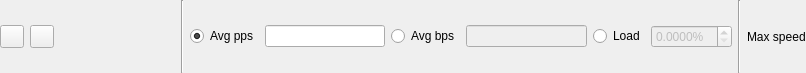
<?xml version="1.0" encoding="UTF-8"?>
<ui version="4.0">
 <class>PortWidget</class>
 <widget class="QWidget" name="PortWidget">
  <property name="geometry">
   <rect>
    <x>0</x>
    <y>0</y>
    <width>806</width>
    <height>73</height>
   </rect>
  </property>
  <property name="windowTitle">
   <string>Form</string>
  </property>
  <layout class="QVBoxLayout" name="verticalLayout">
   <property name="leftMargin">
    <number>0</number>
   </property>
   <property name="topMargin">
    <number>0</number>
   </property>
   <property name="rightMargin">
    <number>0</number>
   </property>
   <property name="bottomMargin">
    <number>0</number>
   </property>
   <item>
    <layout class="QHBoxLayout">
     <item>
      <widget class="QToolButton" name="startTx">
       <property name="toolTip">
        <string>Start Transmit</string>
       </property>
       <property name="statusTip">
        <string>Start transmit on selected port</string>
       </property>
       <property name="text">
        <string/>
       </property>
       <property name="icon">
        <iconset resource="ostinato.qrc">
         <normaloff>:/icons/control_play.png</normaloff>:/icons/control_play.png</iconset>
       </property>
      </widget>
     </item>
     <item>
      <widget class="QToolButton" name="stopTx">
       <property name="toolTip">
        <string>Stop Transmit</string>
       </property>
       <property name="statusTip">
        <string>Stop transmit on selected port</string>
       </property>
       <property name="text">
        <string/>
       </property>
       <property name="icon">
        <iconset resource="ostinato.qrc">
         <normaloff>:/icons/control_stop.png</normaloff>:/icons/control_stop.png</iconset>
       </property>
      </widget>
     </item>
     <item>
      <spacer>
       <property name="orientation">
        <enum>Qt::Horizontal</enum>
       </property>
       <property name="sizeHint" stdset="0">
        <size>
         <width>40</width>
         <height>20</height>
        </size>
       </property>
      </spacer>
     </item>
     <item>
      <widget class="Line" name="rateSep">
       <property name="orientation">
        <enum>Qt::Vertical</enum>
       </property>
      </widget>
     </item>
     <item>
      <widget class="QRadioButton" name="radioButton">
       <property name="text">
        <string>Avg pps</string>
       </property>
       <property name="checked">
        <bool>true</bool>
       </property>
      </widget>
     </item>
     <item>
      <widget class="QLineEdit" name="averagePacketsPerSec"/>
     </item>
     <item>
      <widget class="QRadioButton" name="radioButton_2">
       <property name="text">
        <string>Avg bps</string>
       </property>
      </widget>
     </item>
     <item>
      <widget class="QLineEdit" name="averageBitsPerSec">
       <property name="enabled">
        <bool>false</bool>
       </property>
      </widget>
     </item>
     <item>
      <widget class="QRadioButton" name="rbLoad">
       <property name="text">
        <string>Load</string>
       </property>
      </widget>
     </item>
     <item>
      <widget class="QDoubleSpinBox" name="averageLoadPercent">
       <property name="enabled">
        <bool>false</bool>
       </property>
       <property name="suffix">
        <string>%</string>
       </property>
       <property name="decimals">
        <number>4</number>
       </property>
      </widget>
     </item>
     <item>
      <widget class="Line" name="speedSep">
       <property name="orientation">
        <enum>Qt::Vertical</enum>
       </property>
      </widget>
     </item>
     <item>
      <widget class="QLabel" name="portSpeed">
       <property name="toolTip">
        <string>Port Speed</string>
       </property>
       <property name="statusTip">
        <string/>
       </property>
       <property name="text">
        <string>Max speed</string>
       </property>
      </widget>
     </item>
    </layout>
   </item>
  </layout>
 </widget>
 <resources>
  <include location="ostinato.qrc"/>
 </resources>
 <connections>
  <connection>
   <sender>radioButton</sender>
   <signal>toggled(bool)</signal>
   <receiver>averagePacketsPerSec</receiver>
   <slot>setEnabled(bool)</slot>
   <hints>
    <hint type="sourcelabel">
     <x>450</x>
     <y>44</y>
    </hint>
    <hint type="destinationlabel">
     <x>593</x>
     <y>45</y>
    </hint>
   </hints>
  </connection>
  <connection>
   <sender>radioButton_2</sender>
   <signal>toggled(bool)</signal>
   <receiver>averageBitsPerSec</receiver>
   <slot>setEnabled(bool)</slot>
   <hints>
    <hint type="sourcelabel">
     <x>661</x>
     <y>44</y>
    </hint>
    <hint type="destinationlabel">
     <x>804</x>
     <y>45</y>
    </hint>
   </hints>
  </connection>
  <connection>
   <sender>rbLoad</sender>
   <signal>toggled(bool)</signal>
   <receiver>averageLoadPercent</receiver>
   <slot>setEnabled(bool)</slot>
   <hints>
    <hint type="sourcelabel">
     <x>281</x>
     <y>43</y>
    </hint>
    <hint type="destinationlabel">
     <x>308</x>
     <y>45</y>
    </hint>
   </hints>
  </connection>
 </connections>
</ui>
